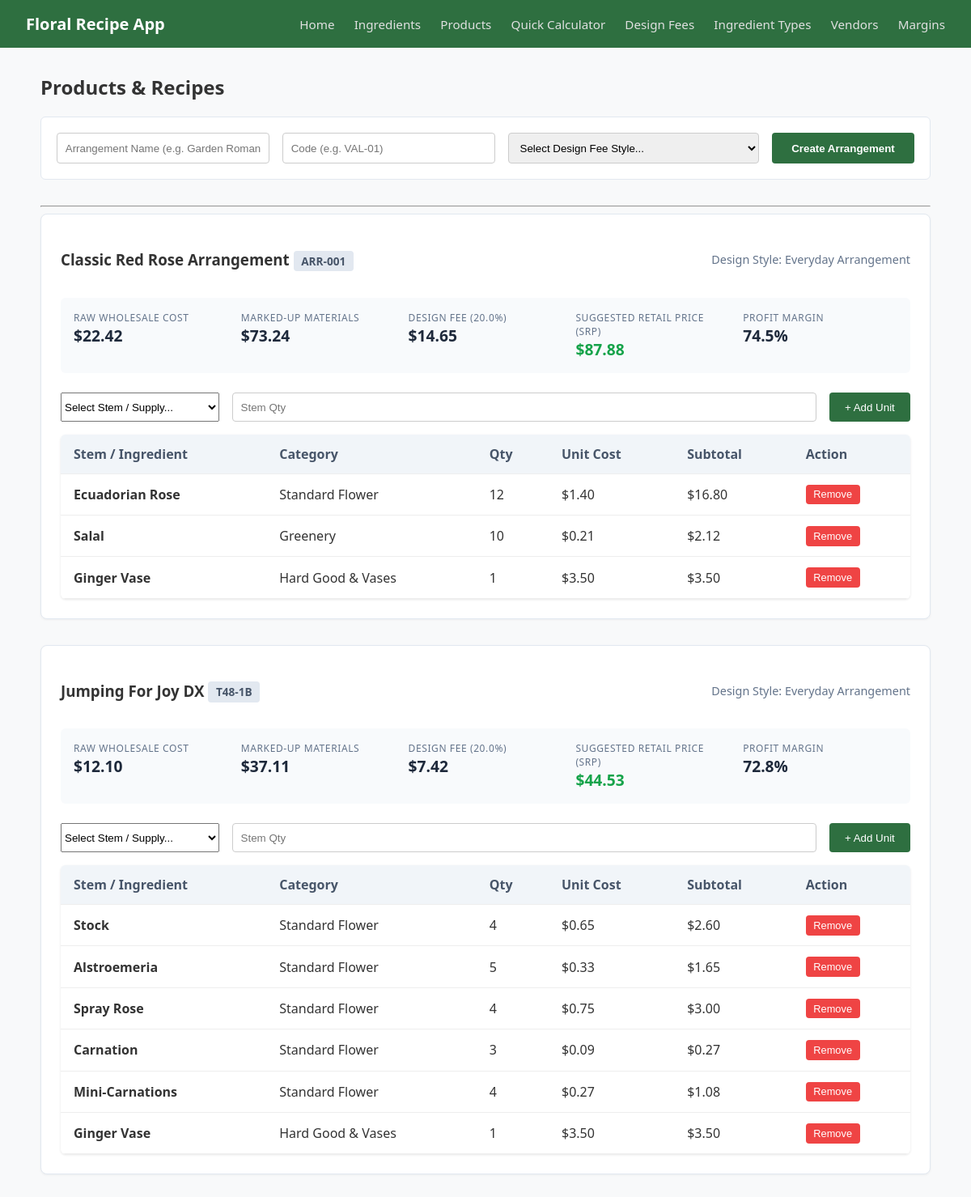
/products, run on an earlier commit of the app's database.
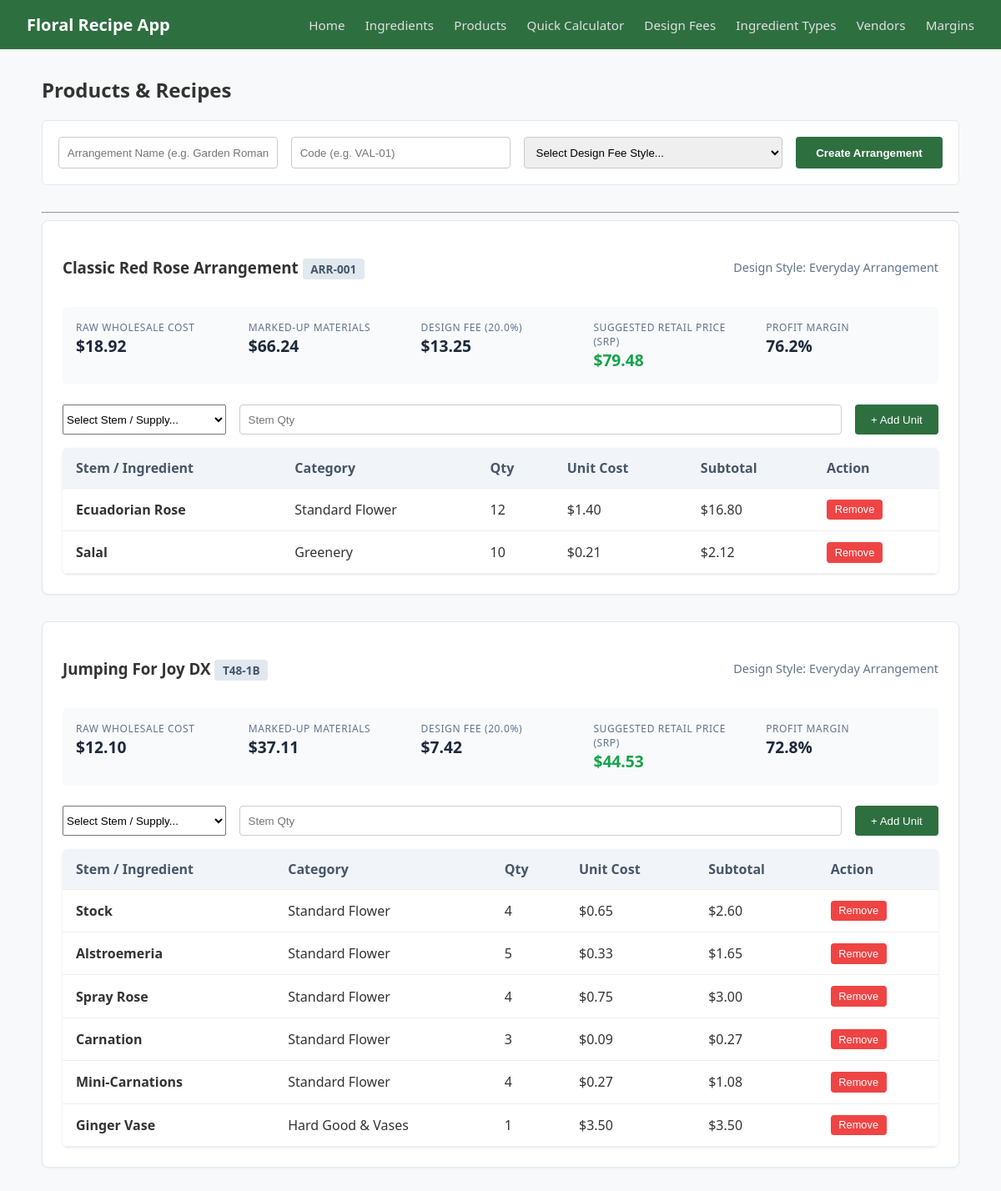
And on a later commit of the database.
### models.py (models this page shows, shortened)
class Product(db.Model):
    __tablename__ = 'products'
    id = db.Column(db.Integer, primary_key=True)
    name = db.Column(db.String(200), nullable=False)
    product_code = db.Column(db.String(20), nullable=False)
    actual_price = db.Column(db.Float, nullable=True)
    design_type_id = db.Column(db.Integer, db.ForeignKey('design_types.id'), nullable=False)
    recipe_items = db.relationship('ProductIngredient', backref='product', cascade="all, delete-orphan", lazy=True)
    @property
    def raw_wholesale_cost(self):
        return sum((item.ingredient.cost_per_pkg / item.ingredient.qty_per_pkg) * item.quantity for item in self.recipe_items)
    @property
    def marked_up_cost(self):
        total = 0.0
        for item in self.recipe_items:
            markup = item.ingredient.type_info.markup if item.ingredient.type_info else 1.0
            total += ((item.ingredient.cost_per_pkg / item.ingredient.qty_per_pkg) * item.quantity) * markup
        return total
    @property
    def design_fee(self):
        fee_pct = self.design_style.design_fee_percentage if self.design_style else 0.0
        return self.marked_up_cost * (fee_pct / 100.00)
    @property
    def suggested_retail_price(self):
        return self.marked_up_cost + self.design_fee
    @property
    def profit_margin_percentage(self):
        srp = self.suggested_retail_price
        if srp == 0:
            return 0.0
        return ((srp - self.raw_wholesale_cost) / srp) * 100.0

class DesignType(db.Model):
    __tablename__ = 'design_types'
    id = db.Column(db.Integer, primary_key=True)
    name = db.Column(db.String(50), nullable=False, unique=True) # Default, Simple, Complex, Plant etc.
    design_fee_percentage = db.Column(db.Float, default = 20.00)
    products = db.relationship('Product', backref='design_style', lazy=True)

class Ingredient(db.Model):
    __tablename__ = 'ingredients'
    id = db.Column(db.Integer, primary_key=True)
    name = db.Column(db.String(100), nullable=False)
    cost_per_pkg = db.Column(db.Float, nullable=False)
    qty_per_pkg = db.Column(db.Float, nullable=False)
    ingredient_type_id = db.Column(db.Integer, db.ForeignKey('ingredient_types.id'), nullable=False)
    vendor_id = db.Column(db.Integer, db.ForeignKey('vendors.id'), nullable=True)

class ProductIngredient(db.Model):
    __tablename__ = 'product_ingredients'
    id = db.Column(db.Integer, primary_key=True)
    quantity = db.Column(db.Integer, nullable=False, default=1)
    product_id = db.Column(db.Integer, db.ForeignKey('products.id'), nullable=False)
    ingredient_id = db.Column(db.Integer, db.ForeignKey('ingredients.id'), nullable=False)
    ingredient = db.relationship('Ingredient')

class IngredientType(db.Model):
    __tablename__ = 'ingredient_types'
    id = db.Column(db.Integer, primary_key=True)
    name = db.Column(db.String(50), nullable=False, unique=True) # e.g. Flower, Filler, Supply
    markup = db.Column(db.Float, default=4.0) # Multiplier
    ingredients = db.relationship('Ingredient', backref='type_info', lazy=True)

### app.py (the view, shortened to what this page needs)
@app.route('/products', methods=['GET','POST'])
def products():
    all_products = models.Product.query.all()
    all_ingredients = models.Ingredient.query.all()
    all_design_types = models.DesignType.query.all()
    return render_template(
        'products.html',
        products=all_products,
        ingredients=all_ingredients,
        design_types=all_design_types
    )

### templates/products.html (shortened to what this page needs)
{% extends 'base.html' %}
{% block content %}
<h2>Products & Recipes</h2>
<form method="POST" class="form-stacked">
    <div class="form-row">
        <input type="text" name="name" placeholder="Arrangement Name (e.g. Garden Romance)" required>
        <input type="text" name="product_code" placeholder="Code (e.g. VAL-01)" required>
        <select name="design_type_id" required>
            <option value="" disabled selected>Select Design Fee Style...</option>
        </select>
        <button type="submit">Create Arrangement</button>
    </div>
</form>
<hr>
{% for product in products %}
<div class="product-card">
    <div class="product-header">
        <h3>{{ product.name }} <span class="badge">{{ product.product_code }}</span></h3>
        <span class="design-style">Design Style: {{ product.design_style.name if product.design_style else 'N/A' }}</span>
    </div>
     <div class="pricing-summary">
        <div class="metric">
            <label>Raw Wholesale Cost</label>
            <span>${{ "%.2f"|format(product.raw_wholesale_cost) }}</span>
        </div>
        <div class="metric">
            <label>Marked-Up Materials</label>
            <span>${{ "%.2f"|format(product.marked_up_cost) }}</span>
        </div>
        <div class="metric">
            <label>Design Fee ({{ product.design_style.design_fee_percentage if product.design_style else 0 }}%)</label>
            <span>${{ "%.2f"|format(product.design_fee) }}</span>
        </div>
        <div class="metric highlight">
            <label>Suggested Retail Price (SRP)</label>
            <span>${{ "%.2f"|format(product.suggested_retail_price) }}</span>
        </div>
        <div class="metric">
            <label>Profit Margin</label>
            <span>{{ "%.1f"|format(product.profit_margin_percentage) }}%</span>
        </div>
    </div>
    <form method="POST" class="form-inline recipe-add-form">
        <select name="ingredient_id" required>
            <option value="" disabled selected>Select Stem / Supply...</option>
        </select>
        <input type="number" name="quantity" placeholder="Stem Qty" min="1" required>
        <button type="submit">+ Add Unit</button>
    </form>
    <table class="data-table">
        <thead>
            <tr>
                <th>Stem / Ingredient</th>
                <th>Category</th>
                <th>Qty</th>
                <th>Unit Cost</th>
                <th>Subtotal</th>
                <th>Action</th>
            </tr>
        </thead>
        <tbody>
            {% for item in product.recipe_items %}
            <tr>
                <td><strong>{{ item.ingredient.name }}</strong></td>
                <td>{{ item.ingredient.type_info.name }}</td>
                <td>{{ item.quantity }}</td>
                <td>${{ "%.2f"|format(item.ingredient.cost_per_pkg / item.ingredient.qty_per_pkg) }}</td>
                <td>${{ "%.2f"|format((item.ingredient.cost_per_pkg / item.ingredient.qty_per_pkg) * item.quantity) }}</td>
                <td>
                    <form method="POST" style="display:inline;">
                        <button type="submit" class="btn-danger">Remove</button>
                    </form>
                </td>
            </tr>
            {% else %}
            <tr><td colspan="6">No recipe stems added yet. Add ingredients above!</td></tr>
            {% endfor %}
        </tbody>
    </table>
</div>
{% else %}
<p>No products created yet. Add your first arrangement above!</p>
{% endfor %}
{% endblock %}

### templates/base.html (shortened to what this page needs)
<!DOCTYPE html>
<html lang="en">
<head>
    <link rel="stylesheet" href="{{ url_for('static', filename='css/main.css') }}">
</head>
<body>
    <header class="navbar">
        <div class="logo">
            <a href="{{ url_for('index') }}">Floral Recipe App</a>
        </div>
        <nav class="nav-links">
            <a href="{{ url_for('index') }}">Home</a>
            <a href="{{ url_for('ingredients') }}">Ingredients</a>
            <a href="{{ url_for('products') }}">Products</a>
            <a href="{{ url_for('temp_calculator') }}">Quick Calculator</a>
            <a href="{{ url_for('design_fees') }}">Design Fees</a>
            <a href="{{ url_for('ingredient_types') }}">Ingredient Types</a>
            <a href="{{ url_for('vendors') }}">Vendors</a>
            <a href="{{ url_for('profit_margins') }}">Margins</a>
        </nav>
    </header>
    <main class="container">
    {% block content %}{% endblock %}
    </main>
</body>
</html>

### static/css/main.css (style rules this page uses)
body { font-family: 'Segoe UI', 'Segoe UI', Tahoma, Geneva, Verdana, sans-serif; background-color: #f8f9fa; color: #333333; margin: 0; padding: 0; }
.navbar { display: flex; justify-content: space-between; align-items: center; background-color: #2e6f40; padding: 1rem 2rem; }
.navbar .logo a { color: #fff; font-size: 1.25rem; font-weight: bold; text-decoration: none; }
.navbar .nav-links a { color: #e0e0e0; text-decoration: none; margin-left: 1.25rem; font-size: 0.95rem; }
.container { max-width: 1100px; margin: 2rem auto; padding: 0 1 rem; }
.form-inline { display: flex; gap: 1rem; margin-bottom: 2rem; }
.form-inline input { padding: 0.6rem; border: 1px solid #ccc; border-radius: 4px; flex: 1; }
.form-inline button { background-color: #2e6f40; color: white; border: none; padding: 0.6rem 1.2rem; border-radius: 4px; cursor: pointer; }
.data-table { width: 100%; border-collapse: collapse; background: white; border-radius: 6px; overflow: hidden; box-shadow: 0 1px 3px rgba(0, 0, 0, 0.1); }
.data-table th, .data-table td { padding: 0.8rem 1rem; text-align: left; border-bottom: 1px solid #eee; }
.data-table th { background-color: #f1f5f9; color: #475569; }
.form-stacked { display: flex; flex-direction: column; gap: 1rem; margin-bottom: 2rem; background: #fff; padding: 1.2rem; border-radius: 6px; border: 1px solid #e2e8f0; }
.form-stacked .form-row { display: flex; gap: 1rem; }
.form-stacked .form-row input, .form-stacked .form-row select { padding: 0.6rem; border: 1px solid #ccc; border-radius: 4px; flex: 1; }
.form-stacked .form-row button { background-color: #2e6f40; color: white; border: none; padding: 0.6rem 1.5rem; border-radius: 4px; cursor: pointer; font-weight: bold; }
.product-card { background: #fff; border: 1px solid #e2e8f0; border-radius: 8px; padding: 1.5rem; margin-bottom: 2rem; box-shadow: 0 1px 3px rgba(0, 0, 0, 0.05); }
.product-card .product-header { display: flex; justify-content: space-between; align-items: center; margin-bottom: 1rem; }
.product-card .product-header .badge { background: #e2e8f0; color: #475569; padding: 0.2rem 0.6rem; border-radius: 4px; font-size: 0.85rem; }
.product-card .product-header .design-style { color: #64748b; font-size: 0.9rem; }
.pricing-summary { display: flex; gap: 1rem; margin-bottom: 1.5rem; background: #f8fafc; padding: 1rem; border-radius: 6px; }
.pricing-summary .metric { flex: 1; display: flex; flex-direction: column; }
.pricing-summary .metric label { font-size: 0.75rem; color: #64748b; text-transform: uppercase; letter-spacing: 0.05em; }
.pricing-summary .metric span { font-size: 1.2rem; font-weight: bold; color: #1e293b; }
.pricing-summary .metric.highlight span { color: #16a34a; }
.recipe-add-form { margin-bottom: 1rem; }
.btn-danger { background-color: #ef4444; color: white; border: none; padding: 0.3rem 0.6rem; border-radius: 4px; cursor: pointer; font-size: 0.8rem; }

What changed in the data, as far as the page shows it:
removed ProductIngredient: ingredient.name "Ginger Vase", ingredient.type_info.name "Hard Good & Vases", quantity "1", Ingredient.item.ingredient.cost_per_pkg/item.ingredient.qty_per_pkg "3.50", Ingredient.cost_per_pkg+qty_per_pkg "3.50", shown under Product "Classic Red Rose Arrangement"
computed for Ingredient (number 1 of 8 on the later page): raw_wholesale_cost "22.42" → "18.92"
computed for IngredientType: marked_up_cost "73.24" → "66.24"; suggested_retail_price "87.88" → "79.48"; profit_margin_percentage "74.5" → "76.2"
computed for DesignType: design_fee "14.65" → "13.25"
